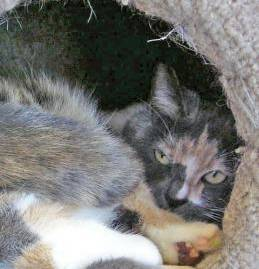
#> input picture archive/dataset/training_set/cats/cat.1003.jpg, 259 x 269 px; its folder holds only this picture in this run
$ jupyter execute --allow-errors dogs_deep_network.ipynb
#> lines starting #> are read from the running program, lines starting #| are printed output that depends on the picture
[cell 1]
import os
import numpy as np
import matplotlib.pyplot as plt
import cv2
image_size = 64

[cell 2]
dir = "archive/dataset/training_set/"
catagories = ["cats" , "dogs"]
train_data = []
for categ in catagories:
 try:
     path = os.path.join(dir , categ)
     class_name = catagories.index(categ)
     for img in os.listdir(path):
          img_array = cv2.imread(os.path.join(path, img) , cv2.IMREAD_GRAYSCALE)
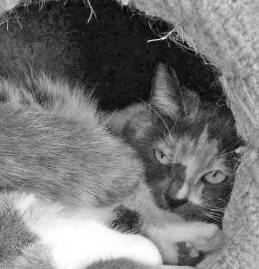
#> img_array: shape (269, 259); min 0, max 255, mean 118.3
          new_array = cv2.resize(img_array , (image_size , image_size))
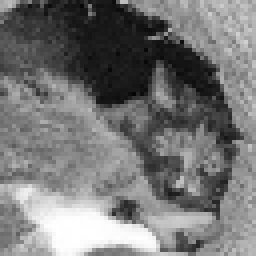
#> new_array: shape (64, 64) (shown 4 times larger); min 4, max 255, mean 118.2
          train_data.append([new_array , class_name])
 except Exception as e:
     pass
#> pass 2 of the loop `for categ in catagories:`:
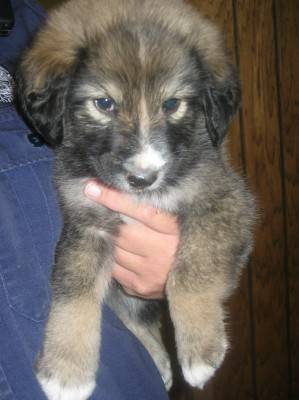
#> input picture archive/dataset/training_set/dogs/dog.10447.jpg, 299 x 400 px
#> `img_array = cv2.imread(os.path.join(path, img) , cv2.IMREAD_GRAYSCALE)`:
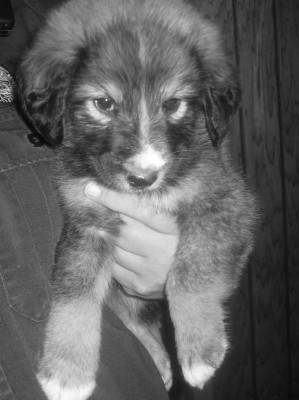
#> img_array: shape (400, 299); min 4, max 255, mean 99.9
#> `new_array = cv2.resize(img_array , (image_size , image_size))`:
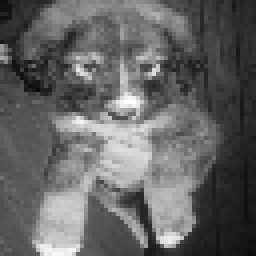
#> new_array: shape (64, 64) (shown 4 times larger); min 9, max 255, mean 99.8

[cell 3]
import random
random.shuffle(train_data)
#> (the rest of this cell did not finish here and is left out)

[cell 4]
dir_test = "archive/dataset/test_set/"
catagorie = ["cats" , "dogs"]
test_data = []
for c in catagorie:
 try:
     path_test = os.path.join(dir_test , c)
     class_name_test = catagorie.index(c)
     for img_test in os.listdir(path_test):
          img_array_test = cv2.imread(os.path.join(path_test, img_test) , cv2.IMREAD_GRAYSCALE)
          new_array_test = cv2.resize(img_array_test , (image_size , image_size))
          test_data.append([new_array_test , class_name_test])
 except Exception as e_test:
     pass
#> pass 2 of the loop `for c in catagorie:`:
print(test_data)
#> (printed output is left out)
random.shuffle(test_data)

#> (the rest of this cell did not finish here and is left out)
